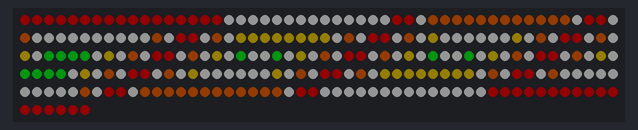
Simulated run of this sketch. Board: Arduino Uno, built with avr-gcc and run on an emulated ATmega328P. Shown: 256 RGB LEDs in strip order, left to right, continuing on the next row. Dim RGB values are drawn brighter than linear.

Above: at 0.1 s.

The sketch:

uno-test-pattern.ino
```cpp
#include <Adafruit_NeoPixel.h>
#ifdef __AVR__
#include <avr/power.h> // Required for 16 MHz Adafruit Trinket
#endif
#include "test_pattern.h"

#define PIN_WS2812B  2  // Arduino pin that connects to WS2812B
#define NUM_PIXELS  256  // The number of LEDs (pixels) on WS2812B

Adafruit_NeoPixel WS2812B(NUM_PIXELS, PIN_WS2812B, NEO_GRB + NEO_KHZ800);

void setup() {
  // put your setup code here, to run once:
  WS2812B.begin(); // INITIALIZE WS2812B strip object (REQUIRED)
  WS2812B.setBrightness(20); // a value from 0 to 255
  Serial.begin(9600);
}

void loop() {

  for(uint32_t* (*frame) : frames) {
    WS2812B.clear();

    for (int pixel = 0; pixel < 256; pixel++) {
      WS2812B.setPixelColor(pixel, *(frame[pixel]));
    }

    WS2812B.show();
    delay(1000);
  }
}
```

test_pattern.h
```cpp
/*!
    @brief   Convert separate red, green and blue values into a single
             "packed" 32-bit RGB color.
    @param   r  Red brightness, 0 to 255.
    @param   g  Green brightness, 0 to 255.
    @param   b  Blue brightness, 0 to 255.
    @return  32-bit packed RGB value, which can then be assigned to a
             variable for later use or passed to the setPixelColor()
             function. Packed RGB format is predictable, regardless of
             LED strand color order.
  */
static uint32_t Color(uint8_t r, uint8_t g, uint8_t b) {
  return ((uint32_t)r << 16) | ((uint32_t)g << 8) | b;
}

uint32_t colors[5] = {
    Color(255, 0, 0),    // Red
    Color(255, 106, 0),  // Orange
    Color(255, 216, 0),  // Yellow
    Color(0, 255, 33),   // Green
    Color(255, 255, 255) // White
};

uint32_t* frames[1][256] = {
    // Frame 1
    {
       /*0*/  &colors[0], &colors[0], &colors[0], &colors[0], &colors[0], &colors[0], &colors[0], &colors[0], &colors[0], &colors[0], &colors[0], &colors[0], &colors[0], &colors[0], &colors[0], &colors[0],
       /*1*/  &colors[0], &colors[4], &colors[4], &colors[4], &colors[4], &colors[4], &colors[4], &colors[4], &colors[4], &colors[4], &colors[4], &colors[4], &colors[4], &colors[4], &colors[4], &colors[0],
       /*2*/  &colors[0], &colors[4], &colors[1], &colors[1], &colors[1], &colors[1], &colors[1], &colors[1], &colors[1], &colors[1], &colors[1], &colors[1], &colors[1], &colors[1], &colors[4], &colors[0],
       /*3*/  &colors[0], &colors[4], &colors[1], &colors[4], &colors[4], &colors[4], &colors[4], &colors[4], &colors[4], &colors[4], &colors[4], &colors[4], &colors[4], &colors[1], &colors[4], &colors[0],
       /*4*/  &colors[0], &colors[4], &colors[1], &colors[4], &colors[2], &colors[2], &colors[2], &colors[2], &colors[2], &colors[2], &colors[2], &colors[2], &colors[4], &colors[1], &colors[4], &colors[0],
       /*5*/  &colors[0], &colors[4], &colors[1], &colors[4], &colors[2], &colors[4], &colors[4], &colors[4], &colors[4], &colors[4], &colors[4], &colors[2], &colors[4], &colors[1], &colors[4], &colors[0],
       /*6*/  &colors[0], &colors[4], &colors[1], &colors[4], &colors[2], &colors[4], &colors[3], &colors[3], &colors[3], &colors[3], &colors[4], &colors[2], &colors[4], &colors[1], &colors[4], &colors[0],
       /*7*/  &colors[0], &colors[4], &colors[1], &colors[4], &colors[2], &colors[4], &colors[3], &colors[4], &colors[4], &colors[3], &colors[4], &colors[2], &colors[4], &colors[1], &colors[4], &colors[0],
       /*8*/  &colors[0], &colors[4], &colors[1], &colors[4], &colors[2], &colors[4], &colors[3], &colors[4], &colors[4], &colors[3], &colors[4], &colors[2], &colors[4], &colors[1], &colors[4], &colors[0],
       /*9*/  &colors[0], &colors[4], &colors[1], &colors[4], &colors[2], &colors[4], &colors[3], &colors[3], &colors[3], &colors[3], &colors[4], &colors[2], &colors[4], &colors[1], &colors[4], &colors[0],
       /*10*/ &colors[0], &colors[4], &colors[1], &colors[4], &colors[2], &colors[4], &colors[4], &colors[4], &colors[4], &colors[4], &colors[4], &colors[2], &colors[4], &colors[1], &colors[4], &colors[0],
       /*11*/ &colors[0], &colors[4], &colors[1], &colors[4], &colors[2], &colors[2], &colors[2], &colors[2], &colors[2], &colors[2], &colors[2], &colors[2], &colors[4], &colors[1], &colors[4], &colors[0],
       /*12*/ &colors[0], &colors[4], &colors[1], &colors[4], &colors[4], &colors[4], &colors[4], &colors[4], &colors[4], &colors[4], &colors[4], &colors[4], &colors[4], &colors[1], &colors[4], &colors[0],
       /*13*/ &colors[0], &colors[4], &colors[1], &colors[1], &colors[1], &colors[1], &colors[1], &colors[1], &colors[1], &colors[1], &colors[1], &colors[1], &colors[1], &colors[1], &colors[4], &colors[0],
       /*14*/ &colors[0], &colors[4], &colors[4], &colors[4], &colors[4], &colors[4], &colors[4], &colors[4], &colors[4], &colors[4], &colors[4], &colors[4], &colors[4], &colors[4], &colors[4], &colors[0],
       /*15*/ &colors[0], &colors[0], &colors[0], &colors[0], &colors[0], &colors[0], &colors[0], &colors[0], &colors[0], &colors[0], &colors[0], &colors[0], &colors[0], &colors[0], &colors[0], &colors[0]
    },
    // // Frame 2 (Not enough memory to load)
    // {
    //    /*0*/  &colors[0], &colors[1], &colors[2], &colors[3], &colors[4], &colors[0], &colors[1], &colors[2], &colors[3], &colors[4], &colors[0], &colors[1], &colors[2], &colors[3], &colors[4], &colors[0],
    //    /*1*/  &colors[0], &colors[1], &colors[2], &colors[3], &colors[4], &colors[0], &colors[1], &colors[2], &colors[3], &colors[4], &colors[0], &colors[1], &colors[2], &colors[3], &colors[4], &colors[0],
    //    /*2*/  &colors[0], &colors[1], &colors[2], &colors[3], &colors[4], &colors[0], &colors[1], &colors[2], &colors[3], &colors[4], &colors[0], &colors[1], &colors[2], &colors[3], &colors[4], &colors[0],
    //    /*3*/  &colors[0], &colors[1], &colors[2], &colors[3], &colors[4], &colors[0], &colors[1], &colors[2], &colors[3], &colors[4], &colors[0], &colors[1], &colors[2], &colors[3], &colors[4], &colors[0],
    //    /*4*/  &colors[0], &colors[1], &colors[2], &colors[3], &colors[4], &colors[0], &colors[1], &colors[2], &colors[3], &colors[4], &colors[0], &colors[1], &colors[2], &colors[3], &colors[4], &colors[0],
    //    /*5*/  &colors[0], &colors[1], &colors[2], &colors[3], &colors[4], &colors[0], &colors[1], &colors[2], &colors[3], &colors[4], &colors[0], &colors[1], &colors[2], &colors[3], &colors[4], &colors[0],
    //    /*6*/  &colors[0], &colors[1], &colors[2], &colors[3], &colors[4], &colors[0], &colors[1], &colors[2], &colors[3], &colors[4], &colors[0], &colors[1], &colors[2], &colors[3], &colors[4], &colors[0],
    //    /*7*/  &colors[0], &colors[1], &colors[2], &colors[3], &colors[4], &colors[0], &colors[1], &colors[2], &colors[3], &colors[4], &colors[0], &colors[1], &colors[2], &colors[3], &colors[4], &colors[0],
    //    /*8*/  &colors[0], &colors[1], &colors[2], &colors[3], &colors[4], &colors[0], &colors[1], &colors[2], &colors[3], &colors[4], &colors[0], &colors[1], &colors[2], &colors[3], &colors[4], &colors[0],
    //    /*9*/  &colors[0], &colors[1], &colors[2], &colors[3], &colors[4], &colors[0], &colors[1], &colors[2], &colors[3], &colors[4], &colors[0], &colors[1], &colors[2], &colors[3], &colors[4], &colors[0],
    //    /*10*/ &colors[0], &colors[1], &colors[2], &colors[3], &colors[4], &colors[0], &colors[1], &colors[2], &colors[3], &colors[4], &colors[0], &colors[1], &colors[2], &colors[3], &colors[4], &colors[0],
    //    /*12*/ &colors[0], &colors[1], &colors[2], &colors[3], &colors[4], &colors[0], &colors[1], &colors[2], &colors[3], &colors[4], &colors[0], &colors[1], &colors[2], &colors[3], &colors[4], &colors[0],
    //    /*13*/ &colors[0], &colors[1], &colors[2], &colors[3], &colors[4], &colors[0], &colors[1], &colors[2], &colors[3], &colors[4], &colors[0], &colors[1], &colors[2], &colors[3], &colors[4], &colors[0],
    //    /*14*/ &colors[0], &colors[1], &colors[2], &colors[3], &colors[4], &colors[0], &colors[1], &colors[2], &colors[3], &colors[4], &colors[0], &colors[1], &colors[2], &colors[3], &colors[4], &colors[0],
    //    /*15*/ &colors[0], &colors[1], &colors[2], &colors[3], &colors[4], &colors[0], &colors[1], &colors[2], &colors[3], &colors[4], &colors[0], &colors[1], &colors[2], &colors[3], &colors[4], &colors[0],
    // },
};

double frame_times[2] = { 1.0, 1.0 }; // seconds per frame
```
